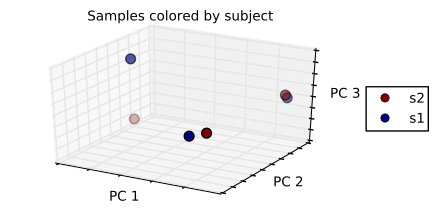

Here is the Python script that generated this plot:
from skbio.diversity.beta import pw_distances
import numpy as np
data = [[23, 64, 14, 0, 0, 3, 1],
        [0, 3, 35, 42, 0, 12, 1],
        [0, 5, 5, 0, 40, 40, 0],
        [44, 35, 9, 0, 1, 0, 0],
        [0, 2, 8, 0, 35, 45, 1],
        [0, 0, 25, 35, 0, 19, 0]]
ids = list('ABCDEF')

# Compute Bray-Curtis distances between all pairs of samples and return a
# ``DistanceMatrix`` object:

bc_dm = pw_distances(data, ids, "braycurtis")
print(bc_dm)
# 6x6 distance matrix
# IDs:
# A, B, C, D, E, F
# Data:
# [[ 0.          0.78787879  0.86666667  0.30927835  0.85714286  0.81521739]
# [ 0.78787879  0.          0.78142077  0.86813187  0.75        0.1627907 ]
# [ 0.86666667  0.78142077  0.          0.87709497  0.09392265  0.71597633]
# [ 0.30927835  0.86813187  0.87709497  0.          0.87777778  0.89285714]
# [ 0.85714286  0.75        0.09392265  0.87777778  0.          0.68235294]
# [ 0.81521739  0.1627907   0.71597633  0.89285714  0.68235294  0.        ]]

# Compute Jaccard distances between all pairs of samples and return a
# ``DistanceMatrix`` object:

j_dm = pw_distances(data, ids, "jaccard")
print(j_dm)
# 6x6 distance matrix
# IDs:
# A, B, C, D, E, F
# Data:
# [[ 0.          0.83333333  1.          1.          0.83333333  1.        ]
# [ 0.83333333  0.          1.          1.          0.83333333  1.        ]
# [ 1.          1.          0.          1.          1.          1.        ]
# [ 1.          1.          1.          0.          1.          1.        ]
# [ 0.83333333  0.83333333  1.          1.          0.          1.        ]
# [ 1.          1.          1.          1.          1.          0.        ]]

# Determine if the resulting distance matrices are significantly correlated
# by computing the Mantel correlation between them. Then determine if the
# p-value is significant based on an alpha of 0.05:

from skbio.stats.distance import mantel
r, p_value, n = mantel(j_dm, bc_dm)
print(r)
# -0.209362157621
print(p_value < 0.05)
# False

# Compute PCoA for both distance matrices, and then find the Procrustes
# M-squared value that results from comparing the coordinate matrices.

from skbio.stats.ordination import PCoA
bc_pc = PCoA(bc_dm).scores()
j_pc = PCoA(j_dm).scores()
from skbio.stats.spatial import procrustes
print(procrustes(bc_pc.site, j_pc.site)[2])
# 0.466134984787

# All of this only gets interesting in the context of sample metadata, so
# let's define some:

import pandas as pd
try:
    # not necessary for normal use
    pd.set_option('show_dimensions', True)
except KeyError:
    pass
sample_md = {
   'A': {'body_site': 'gut', 'subject': 's1'},
   'B': {'body_site': 'skin', 'subject': 's1'},
   'C': {'body_site': 'tongue', 'subject': 's1'},
   'D': {'body_site': 'gut', 'subject': 's2'},
   'E': {'body_site': 'tongue', 'subject': 's2'},
   'F': {'body_site': 'skin', 'subject': 's2'}}
sample_md = pd.DataFrame.from_dict(sample_md, orient='index')
sample_md
# subject body_site
# A      s1       gut
# B      s1      skin
# C      s1    tongue
# D      s2       gut
# E      s2    tongue
# F      s2      skin
# <BLANKLINE>
# [6 rows x 2 columns]

# Now let's plot our PCoA results, coloring each sample by the subject it
# was taken from:

fig = bc_pc.plot(sample_md, 'subject',
                 axis_labels=('PC 1', 'PC 2', 'PC 3'),
                 title='Samples colored by subject', cmap='jet', s=50)
